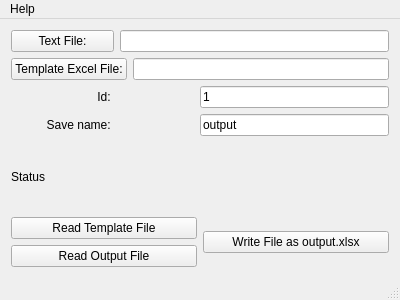
<?xml version="1.0" encoding="UTF-8"?>
<ui version="4.0">
 <class>MainWindow</class>
 <widget class="QMainWindow" name="MainWindow">
  <property name="geometry">
   <rect>
    <x>0</x>
    <y>0</y>
    <width>400</width>
    <height>300</height>
   </rect>
  </property>
  <property name="minimumSize">
   <size>
    <width>103</width>
    <height>0</height>
   </size>
  </property>
  <property name="windowTitle">
   <string>MainWindow</string>
  </property>
  <widget class="QWidget" name="centralWidget">
   <layout class="QVBoxLayout" name="verticalLayout">
    <item>
     <layout class="QVBoxLayout" name="verticalLayout_2">
      <item>
       <layout class="QHBoxLayout" name="horizontalLayout_2">
        <item>
         <widget class="QPushButton" name="btnTxtFile">
          <property name="minimumSize">
           <size>
            <width>103</width>
            <height>0</height>
           </size>
          </property>
          <property name="text">
           <string>Text File:</string>
          </property>
         </widget>
        </item>
        <item>
         <widget class="QLineEdit" name="txtUrl">
          <property name="text">
           <string/>
          </property>
         </widget>
        </item>
       </layout>
      </item>
      <item>
       <layout class="QHBoxLayout" name="horizontalLayout">
        <item>
         <widget class="QPushButton" name="btnExcelFile">
          <property name="text">
           <string>Template Excel File:</string>
          </property>
         </widget>
        </item>
        <item>
         <widget class="QLineEdit" name="fileUrl">
          <property name="text">
           <string/>
          </property>
         </widget>
        </item>
       </layout>
      </item>
      <item>
       <layout class="QHBoxLayout" name="horizontalLayout_5">
        <item>
         <widget class="QLabel" name="lblId">
          <property name="minimumSize">
           <size>
            <width>103</width>
            <height>0</height>
           </size>
          </property>
          <property name="text">
           <string>Id: </string>
          </property>
          <property name="alignment">
           <set>Qt::AlignRight|Qt::AlignTrailing|Qt::AlignVCenter</set>
          </property>
         </widget>
        </item>
        <item>
         <spacer name="horizontalSpacer">
          <property name="orientation">
           <enum>Qt::Horizontal</enum>
          </property>
          <property name="sizeType">
           <enum>QSizePolicy::Fixed</enum>
          </property>
          <property name="sizeHint" stdset="0">
           <size>
            <width>80</width>
            <height>20</height>
           </size>
          </property>
         </spacer>
        </item>
        <item>
         <widget class="QLineEdit" name="lineId">
          <property name="text">
           <string>1</string>
          </property>
         </widget>
        </item>
       </layout>
      </item>
      <item>
       <layout class="QHBoxLayout" name="horizontalLayout_3">
        <item>
         <widget class="QLabel" name="lblSaveName">
          <property name="minimumSize">
           <size>
            <width>103</width>
            <height>0</height>
           </size>
          </property>
          <property name="text">
           <string>Save name: </string>
          </property>
          <property name="alignment">
           <set>Qt::AlignRight|Qt::AlignTrailing|Qt::AlignVCenter</set>
          </property>
         </widget>
        </item>
        <item>
         <spacer name="horizontalSpacer_2">
          <property name="orientation">
           <enum>Qt::Horizontal</enum>
          </property>
          <property name="sizeType">
           <enum>QSizePolicy::Fixed</enum>
          </property>
          <property name="sizeHint" stdset="0">
           <size>
            <width>80</width>
            <height>20</height>
           </size>
          </property>
         </spacer>
        </item>
        <item>
         <widget class="QLineEdit" name="outputUrl">
          <property name="text">
           <string>output</string>
          </property>
         </widget>
        </item>
       </layout>
      </item>
      <item>
       <widget class="QLabel" name="lblStatus">
        <property name="autoFillBackground">
         <bool>false</bool>
        </property>
        <property name="text">
         <string>Status</string>
        </property>
        <property name="wordWrap">
         <bool>true</bool>
        </property>
       </widget>
      </item>
     </layout>
    </item>
    <item>
     <layout class="QHBoxLayout" name="horizontalLayout_4">
      <item>
       <layout class="QVBoxLayout" name="verticalLayout_3">
        <item>
         <widget class="QPushButton" name="btnReadTemplate">
          <property name="text">
           <string>Read Template File</string>
          </property>
         </widget>
        </item>
        <item>
         <widget class="QPushButton" name="btnReadOutput">
          <property name="text">
           <string>Read Output File</string>
          </property>
         </widget>
        </item>
       </layout>
      </item>
      <item>
       <widget class="QPushButton" name="btnWrite">
        <property name="text">
         <string>Write File as output.xlsx</string>
        </property>
       </widget>
      </item>
     </layout>
    </item>
   </layout>
  </widget>
  <widget class="QStatusBar" name="statusBar"/>
  <widget class="QMenuBar" name="menuBar">
   <property name="geometry">
    <rect>
     <x>0</x>
     <y>0</y>
     <width>400</width>
     <height>20</height>
    </rect>
   </property>
   <widget class="QMenu" name="menuHelp">
    <property name="title">
     <string>Help</string>
    </property>
    <addaction name="actionAbout"/>
   </widget>
   <addaction name="menuHelp"/>
  </widget>
  <action name="actionAbout">
   <property name="text">
    <string>About</string>
   </property>
  </action>
 </widget>
 <layoutdefault spacing="6" margin="11"/>
 <resources/>
 <connections/>
</ui>
